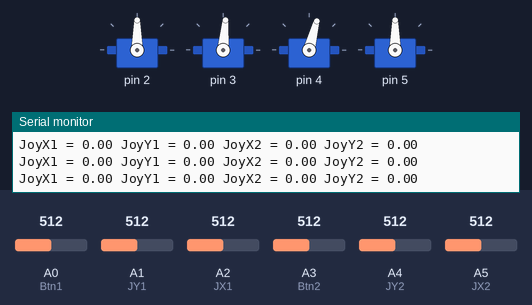
A sketch run on a simulated Arduino Uno, built with avr-gcc and run on an emulated ATmega328P. Shown: 4 × servo, the last lines printed to the serial monitor. Inputs (shaded band) come from the test bench; at power-on: A2 (JX1) = 512, A4 (JY2) = 512, A5 (JX2) = 512, A0 (Btn1) = 512, A1 (JY1) = 512, A3 (Btn2) = 512.

Above: at 1.2 s.
1.3 s: A2 (JX1) set to 417
2.8 s: A2 (JX1) set to 398
At 3.27 s:
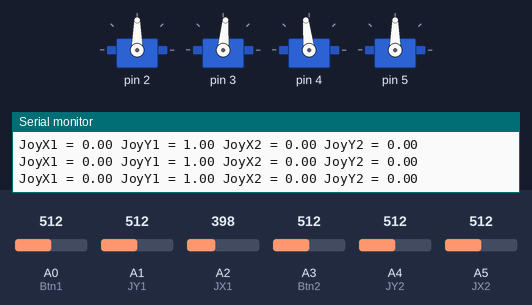
At 5.6 s:
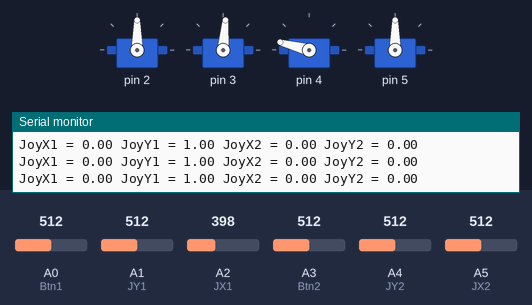
5.8 s: A4 (JY2) set to 417
8.8 s: A4 (JY2) set to 393
At 11.2 s:
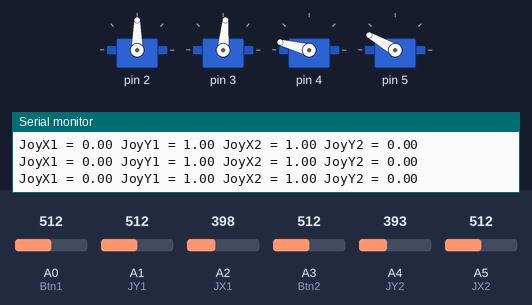
11.8 s: A5 (JX2) set to 616
13.3 s: A5 (JX2) set to 640
At 13.9 s:
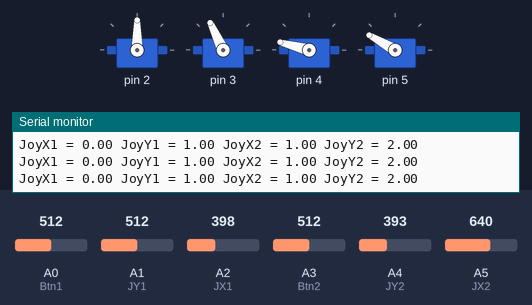
Timing chart, 0 to 16.1 s (numbered marks = the images above; inputs shaded):
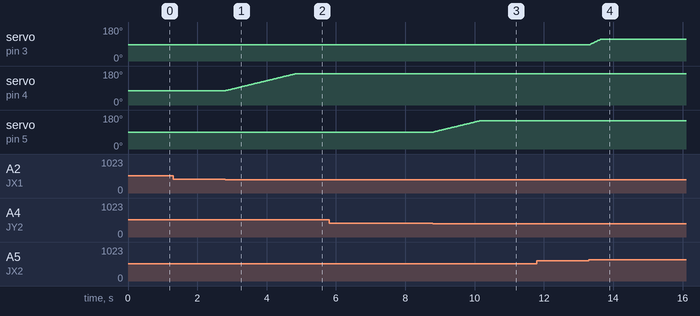

The sketch:

robotArm.ino
```cpp
#include <Servo.h>

#define  Btn1  A0
#define  JY1   A1
#define  JX1   A2

#define  Btn2   A3
#define  JY2   A4
#define  JX2   A5

int JoyX1,JoyY1,JoyBtn1,JoyX2,JoyY2,JoyBtn2;
int BaseLock,HandLock;
Servo myservo[4]; //0 是底下转盘，1 是小臂 。2是大臂 ， 3 是爪子
int servoOffset[4]={0,-5,-15,0};
int curAngle[4];
int attachFlag;
int servoRange[4][2]={{0,180},{20,120},{30,180},{60,150}};//角度范围 {min,max}
void setup() {
  // put your setup code here, to run once:
  attachServo();
  initServo();
  pinMode(Btn1,INPUT_PULLUP);
  pinMode(JY1,INPUT);
  pinMode(JX1,INPUT);
  pinMode(Btn2,INPUT_PULLUP);
  pinMode(JY2,INPUT);
  pinMode(JX2,INPUT);
  Serial.begin(115200);
  JoyX1=JoyY1=JoyBtn1=JoyX2=JoyY2=JoyBtn2=0;
  BaseLock = HandLock = 0;
}

void loop() {
  // put your main code here, to run repeatedly:
  detectJoyStick();
  moveArm();
  delay(20);//这个delay 也可以用来调节速度，数值大速度慢，建议20-100之间
}

void attachServo()
{
  Serial.println("attachServo");
  for(int i=0;i<4;i++)
  {
    myservo[i].attach(i+2);
  }
  attachFlag = 1;

}

void detachServo()
{
  for(int i = 90 ;i<150;i++){
    servoWrite(2,i);
    delay(20);
  }
  for(int i=0;i<4;i++)
  {
    myservo[i].detach();
  }
  attachFlag = 0;
  Serial.println("detachServo");
}
void servoWrite(int i,float a)
{
  if(a > servoRange[i][1])
    a = servoRange[i][1];
  if(a < servoRange[i][0])
    a = servoRange[i][0];
  curAngle[i] = a;
  a = a+servoOffset[i];
  myservo[i].write(a);
}

void initServo()
{
  for(int i=0;i<4;i++)
  {
    servoWrite(i,90);
  }
  Serial.println("initServo");
}

void detectJoyStick()
{
  static int JoyValueX1,JoyValueY1,JoyValueBtn1,JoyValueX2,JoyValueY2,JoyValueBtn2;
  static int pressCount = 0;
  static int pressBtn1Count = 0;
  static int pressBtn2Count = 0;

  //需要把X,Y轴对换，方向再反向，方便接线处朝上
  JoyValueX1 = 1023 - analogRead(JY1);
  JoyValueY1 = 1023 - analogRead(JX1);
  JoyValueBtn1 = analogRead(Btn1);

  JoyValueX2 = 1023 - analogRead(JY2);
  JoyValueY2 = 1023 - analogRead(JX2);
  JoyValueBtn2 = analogRead(Btn2);

  int showFlag = 0;
  if(abs(JoyValueX1-JoyX1)>10)
  {
    JoyX1 = JoyValueX1;
    showFlag = 1;
  }
  if(abs(JoyValueX2-JoyX2)>10)
  {
    JoyX2 = JoyValueX2;
    showFlag = 1;
  }
  if(abs(JoyValueY1-JoyY1)>10)
  {
    JoyY1 = JoyValueY1;
    showFlag = 1;
  }
  if(abs(JoyValueY2-JoyY2)>10)
  {
    JoyY2 = JoyValueY2;
    showFlag = 1;
  }

}

void moveArm()
{
  if(!attachFlag)
    return;
  float X1,Y1,X2,Y2;
  int range = 5;// 这个值可以调节速度，数值大速度快
  X1 = map(JoyX1,0,1023,-range,range);
  Y1 = map(JoyY1,0,1023,-range,range);
  X2 = map(JoyX2,0,1023,-range,range);
  Y2 = map(JoyY2,0,1023,-range,range);

  X1 =  - X1;
  Y2 =  - Y2;

  if(JoyX1>=400 && JoyX1<= 600)
    X1 = 0;
  if(JoyX2>=400 && JoyX2<= 600)
    X2 = 0;
  if(JoyY1>=400 && JoyY1<= 600)
    Y1 = 0;
  if(JoyY2>=400 && JoyY2<= 600)
    Y2 = 0;


  String s = "JoyX1 = "+String(X1);
  Serial.print(s);
  s= " JoyY1 = "+String(Y1) ;
  Serial.print(s);
  s= " JoyX2 = "+String(X2);
  Serial.print(s);
  s= " JoyY2 = "+String(Y2);
  Serial.println(s);
  servoWrite(0,curAngle[0]+X1);//底盘
  servoWrite(3,curAngle[3]+X2);//爪子
  servoWrite(2,curAngle[2]+Y1);//大臂
  servoWrite(1,curAngle[1]+Y2);//小臂；
}
```

Measured:
- the behaviour switches between 410 and 409 on A2 (JX1) (found by bisection; images 0 and 1)
- the behaviour switches between 410 and 409 on A4 (JY2) (found by bisection; images 2 and 3)
- the behaviour switches between 623 and 624 on A5 (JX2) (found by bisection; images 3 and 4)
- after the input at 2.8 s, servo on pin 4: moves from 75° to 165° over 2.0 s, starting at once
- after the input at 8.8 s, servo on pin 5: moves from 90° to 150° over 1.3 s, starting at once
- after the input at 13.3 s, servo on pin 3: moves from 85° to 115° over 0.32 s, starting at once
